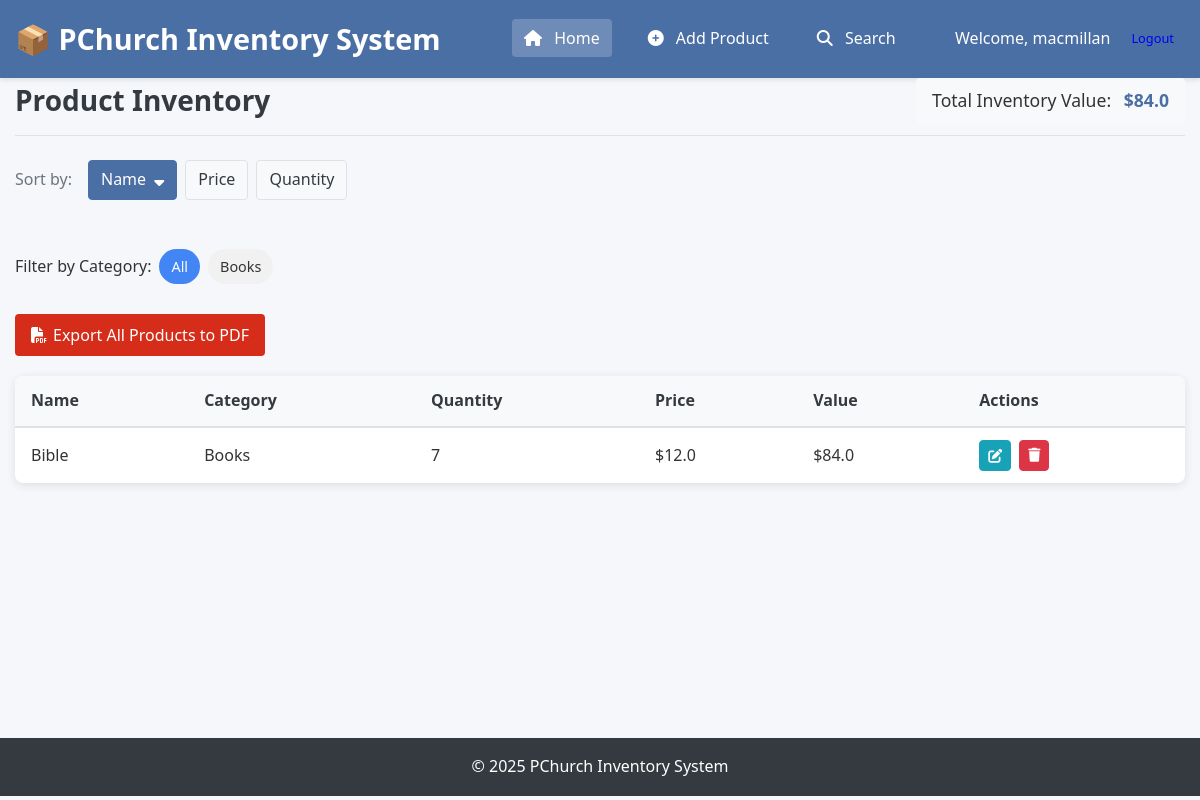
Page / (signed in) on the earlier database version.
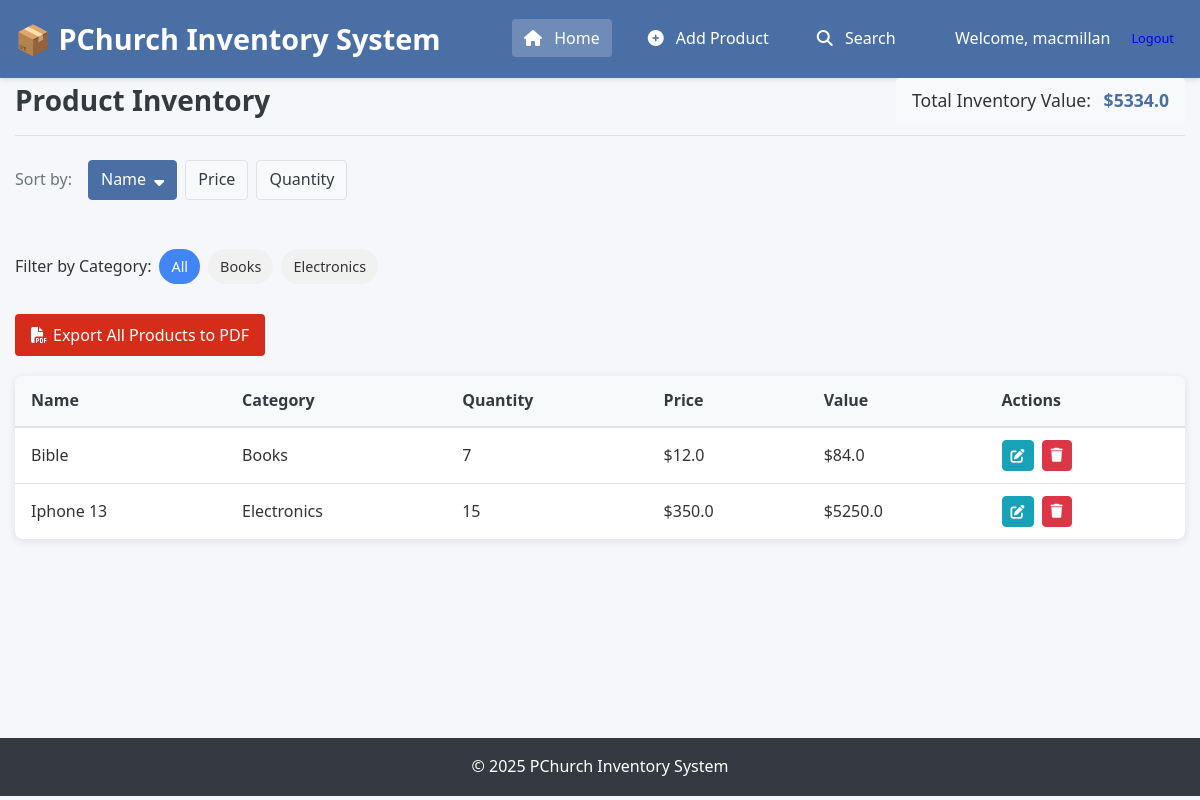
Same page on the later database version.
### app/models.py (models this page shows, shortened)
class User(UserMixin, db.Model):
    __tablename__ = "users"
    id = db.Column(db.Integer, primary_key=True)
    username = db.Column(db.String(80), unique=True, nullable=False)
    password_hash = db.Column(db.String(256), nullable=False)
    @classmethod
    def get_by_id(cls, user_id):
        return cls.query.get(str(user_id))

class Product(db.Model):
    __tablename__ = "products"
    CATEGORIES = ["Electronics", "Clothing", "Food", "Books", "Other"]
    id = db.Column(db.Integer, primary_key=True)
    name = db.Column(db.String(100), nullable=False)
    quantity = db.Column(db.Integer, nullable=False)
    price = db.Column(db.Float, nullable=False)
    category = db.Column(db.String(50), nullable=False, default="Other")
    def get_value(self):
        return self.price * self.quantity
    @classmethod
    def get_all(cls):
        return cls.query.all()
    @classmethod
    def get_categories(cls):
        categories = db.session.query(cls.category).distinct().all()
        categories = [cat[0] for cat in categories]
        sorted_categories = sorted([c for c in categories if c != "Other"])
        if "Other" in categories:
            sorted_categories.append("Other")
        return sorted_categories

### app/routes.py (the view)
@app.route("/")
@login_required
def index():
    sort = request.args.get("sort", "name")
    category = request.args.get("category", "")
    if category:
        products = Product.get_by_category(category)
    else:
        products = Product.get_all()
    if sort == "price":
        products.sort(key=lambda p: float(p.price))
    elif sort == "quantity":
        products.sort(key=lambda p: int(p.quantity))
    else:  # Default to name
        products.sort(key=lambda p: p.name)
    total_value = sum(p.get_value() for p in products)
    categories = Product.get_categories()
    return render_template(
        "index.html",
        products=products,
        total_value=round(total_value, 2),
        sort=sort,
        category=category,
        categories=categories,
    )

### app/__init__.py (called while the page is built)
@login_manager.user_loader
def load_user(user_id):
    from app.models import User
    return User.get_by_id(user_id)

### app/templates/index.html (shortened to what this page needs)
{% extends 'base.html' %}
{% block content %}
<section class="page-header">
    <h2>Product Inventory</h2>
    <div class="total-value">
        <span>Total Inventory Value:</span>
        <strong>${{ total_value }}</strong>
    </div>
</section>
<section class="filters-container">
    <div class="sort-controls">
        <span>Sort by:</span>
        <a href="{{ url_for('index', sort='name', category=category) }}" class="sort-btn {% if sort == 'name' %}active{% endif %}">Name {% if sort == 'name' %}<i class="fas fa-sort-down"></i>{% endif %}</a>
        <a href="{{ url_for('index', sort='price', category=category) }}" class="sort-btn {% if sort == 'price' %}active{% endif %}">Price {% if sort == 'price' %}<i class="fas fa-sort-down"></i>{% endif %}</a>
        <a href="{{ url_for('index', sort='quantity', category=category) }}" class="sort-btn {% if sort == 'quantity' %}active{% endif %}">Quantity {% if sort == 'quantity' %}<i class="fas fa-sort-down"></i>{% endif %}</a>
    </div>
    <div class="category-filter">
        <span>Filter by Category:</span>
        <a href="{{ url_for('index', sort=sort) }}" class="category-btn {% if not category %}active{% endif %}">All</a>
        {% for cat in categories %}
        <a href="{{ url_for('index', sort=sort, category=cat) }}" class="category-btn {% if category == cat %}active{% endif %}">{{ cat }}</a>
        {% endfor %}
    </div>
    <div class="export-controls">
        {% if products %}
        {% if category %}
        <a href="{{ url_for('export_pdf', category=category) }}" class="btn btn-export" target="_blank">
            <i class="fas fa-file-pdf"></i> Export {{ category }} Products to PDF
        </a>
        {% else %}
        <a href="{{ url_for('export_pdf') }}" class="btn btn-export" target="_blank">
            <i class="fas fa-file-pdf"></i> Export All Products to PDF
        </a>
        {% endif %}
        {% endif %}
    </div>
</section>
{% if products %}
<div class="table-container">
    <table class="product-table">
        <thead>
            <tr>
                <th>Name</th>
                <th>Category</th>
                <th>Quantity</th>
                <th>Price</th>
                <th>Value</th>
                <th>Actions</th>
            </tr>
        </thead>
        <tbody>
            {% for product in products %}
            <tr>
                <td>{{ product.name }}</td>
                <td>{{ product.category }}</td>
                <td>{{ product.quantity }}</td>
                <td>${{ product.price }}</td>
                <td>${{ product.get_value() }}</td>
                <td class="actions">
                    <a href="{{ url_for('edit_product', id=product.id) }}" class="btn btn-edit" title="Edit">
                        <i class="fas fa-edit"></i>
                    </a>
                    <button class="btn btn-delete" title="Delete" onclick="confirmDelete({{ product.id }}, '{{ product.name }}')">
                        <i class="fas fa-trash"></i>
                    </button>
                </td>
            </tr>
            {% endfor %}
        </tbody>
    </table>
</div>
{% else %}
<div class="empty-state">
    <i class="fas fa-box-open fa-4x"></i>
    <p>No products in inventory yet.</p>
    <a href="{{ url_for('add_product') }}" class="btn btn-primary">Add Your First Product</a>
</div>
{% endif %}
{% endblock %}

### app/templates/base.html (shortened to what this page needs)
<!DOCTYPE html>
<html lang="en">
<head>
    <link rel="stylesheet" href="{{ url_for('static', filename='style.css') }}">
    <link rel="stylesheet" href="https://cdnjs.cloudflare.com/ajax/libs/font-awesome/6.4.0/css/all.min.css">
</head>
<body>
    <header>
        <div class="container">
            <h1>📦 PChurch Inventory System</h1>
            <nav>
                <ul>
                    <li><a href="{{ url_for('index') }}" {% if request.path == url_for('index') %}class="active"{% endif %}>
                        <i class="fas fa-home"></i> Home
                    </a></li>
                    <li><a href="{{ url_for('add_product') }}" {% if request.path == url_for('add_product') %}class="active"{% endif %}>
                        <i class="fas fa-plus-circle"></i> Add Product
                    </a></li>
                    <li><a href="{{ url_for('search') }}" {% if request.path == url_for('search') %}class="active"{% endif %}>
                        <i class="fas fa-search"></i> Search
                    </a></li>
                </ul>
            </nav>
            <div class="user-menu">
                {% if current_user.is_authenticated %}
                <span>Welcome, {{ current_user.username }}</span>
                <a href="{{ url_for('logout') }}" class="btn btn-small">Logout</a>
                {% endif %}
            </div>
        </div>
    </header>
    <main class="container">
        {% block content %}{% endblock %}
    </main>
    <footer>
        <div class="container">
            <p>&copy; 2025 PChurch Inventory System</p>
        </div>
    </footer>
</body>
</html>

### app/static/style.css (style rules this page uses)
:root { --primary-color: #4a6fa5; --secondary-color: #6c757d; --success-color: #28a745; --danger-color: #dc3545; --warning-color: #ffc107; --info-color: #17a2b8; --light-color: #f8f9fa; --dark-color: #343a40; --border-color: #dee2e6; --shadow-color: rgba(0, 0, 0, 0.1); }
* { margin: 0; padding: 0; box-sizing: border-box; }
body { font-family: 'Segoe UI', Tahoma, Geneva, Verdana, sans-serif; line-height: 1.6; color: #333; background-color: #f5f7fa; }
.container { width: 100%; max-width: 1200px; margin: 0 auto; padding: 0 15px; }
header { background-color: var(--primary-color); color: white; padding: 1rem 0; box-shadow: 0 2px 5px var(--shadow-color); }
header .container { display: flex; justify-content: space-between; align-items: center; }
header h1 { font-size: 1.8rem; font-weight: 600; }
nav ul { display: flex; list-style: none; }
nav ul li { margin-left: 1.5rem; }
nav ul li a { color: white; text-decoration: none; padding: 0.5rem 0.75rem; border-radius: 4px; transition: background-color 0.3s; }
nav ul li a:hover, nav ul li a.active { background-color: rgba(255, 255, 255, 0.2); }
nav ul li a i { margin-right: 0.5rem; }
main { padding: 2rem 0; min-height: calc(100vh - 140px); }
.page-header { display: flex; justify-content: space-between; align-items: center; margin-bottom: 1.5rem; padding-bottom: 0.75rem; border-bottom: 1px solid var(--border-color); }
.page-header h2 { font-size: 1.75rem; color: var(--dark-color); }
.total-value { background-color: var(--light-color); padding: 0.5rem 1rem; border-radius: 4px; font-size: 1.1rem; }
.total-value strong { color: var(--primary-color); margin-left: 0.5rem; }
.sort-controls { margin-bottom: 1.5rem; display: flex; align-items: center; }
.sort-controls span { margin-right: 1rem; color: var(--secondary-color); }
.sort-btn { padding: 0.4rem 0.75rem; margin-right: 0.5rem; border-radius: 4px; text-decoration: none; color: var(--dark-color); background-color: var(--light-color); border: 1px solid var(--border-color); transition: all 0.3s; }
.sort-btn:hover, .sort-btn.active { background-color: var(--primary-color); color: white; border-color: var(--primary-color); }
.sort-btn i { margin-left: 0.25rem; }
.table-container { overflow-x: auto; background-color: white; border-radius: 8px; box-shadow: 0 2px 10px var(--shadow-color); margin-bottom: 30px; }
.product-table { width: 100%; border-collapse: collapse; }
.product-table th, .product-table td { padding: 0.75rem 1rem; text-align: left; }
.product-table th { background-color: #f8f9fa; font-weight: 600; color: var(--dark-color); border-bottom: 2px solid var(--border-color); }
.product-table tr { border-bottom: 1px solid var(--border-color); }
.product-table tr:last-child { border-bottom: none; }
.actions { display: flex; gap: 0.5rem; }
.btn { display: inline-block; font-weight: 400; text-align: center; white-space: nowrap; vertical-align: middle; user-select: none; border: 1px solid transparent; padding: 0.375rem 0.75rem; font-size: 1rem; line-height: 1.5; border-radius: 0.25rem; transition: all 0.15s ease-in-out; cursor: pointer; text-decoration: none; }
.btn-edit, .btn-delete { padding: 0.25rem 0.5rem; font-size: 0.875rem; }
.btn-edit { color: #fff; background-color: var(--info-color); border-color: var(--info-color); }
.btn-delete { color: #fff; background-color: var(--danger-color); border-color: var(--danger-color); }
footer { background-color: var(--dark-color); color: white; padding: 1rem 0; text-align: center; }
.filters-container { margin-bottom: 20px; display: flex; flex-direction: column; gap: 15px; }
.category-filter { display: flex; align-items: center; flex-wrap: wrap; gap: 8px; margin-top: 10px; }
.category-btn { padding: 6px 12px; background-color: #f1f1f1; border-radius: 20px; color: #333; text-decoration: none; font-size: 0.9rem; transition: all 0.2s; }
.category-btn.active { background-color: #4285f4; color: white; }
.export-controls { margin-top: 15px; }
.btn-export { background-color: #d62c1a; color: white; padding: 8px 15px; border-radius: 4px; text-decoration: none; display: inline-flex; align-items: center; gap: 6px; transition: background-color 0.2s; }
.user-menu { display: flex; align-items: center; gap: 10px; }
.btn-small { padding: 5px 10px; font-size: 0.8rem; }

Differences in the rows shown:
added Product: name "Iphone 13", category "Electronics", quantity "15", price "350.0", get_value "5250.0"
Other differences:
{{ total_value }}: "84.0" → "5334.0"
new list line: "Electronics"
